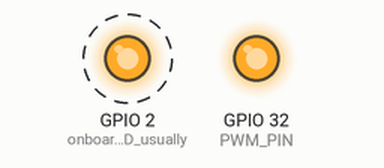
Recording of a sketch running on a simulated ESP32. Parts: output pins drawn as LEDs (lit = HIGH). Dashed ring = blinking. WiFi joins after 1.5 s; servers stay silent unless stated; not simulated (calls return 0 or success): ../secrets.h.

Above: at 1.86 s.
Timing chart, 0 to 4.7 s (numbered marks = the images above):
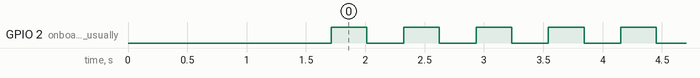

Measured:
- by itself, GPIO 2 (onboard_LED_usually): alternates HIGH for 0.30 s and LOW for 0.31 s

The sketch:

ota_led_pwm_test.ino
```cpp
#include <WiFi.h>
#include <ArduinoOTA.h>
#include "../secrets.h"

static const char* OTA_HOSTNAME = "esp32-plant-stand-test";
static const uint8_t PWM_PIN = 32;

void connectWiFi() {
	WiFi.mode(WIFI_STA);
	WiFi.begin(WIFI_SSID, WIFI_PASSWORD);

	// Serial.printf("[WiFi] Connecting to %s", WIFI_SSID);
	while (WiFi.status() != WL_CONNECTED) {
		delay(500);
		// Serial.print(".");
	}

	// Serial.println();
	// Serial.printf("[WiFi] Connected. IP: %s\n", WiFi.localIP().toString().c_str());
}

void setupOTA() {
	ArduinoOTA.setHostname(OTA_HOSTNAME);
	ArduinoOTA.setPassword(OTA_PASSWORD);

	// ArduinoOTA.onStart([]() {
		// Serial.println("[OTA] Update started");
	// });

	// ArduinoOTA.onEnd([]() {
		// Serial.println("\n[OTA] Update complete");
	// });

	// ArduinoOTA.onProgress([](unsigned int progress, unsigned int total) {
	// 	static unsigned int lastPercent = 101;
	// 	unsigned int percent = (progress * 100U) / total;
	// 	if (percent != lastPercent) {
	// 		Serial.printf("[OTA] Progress: %u%%\n", percent);
	// 		lastPercent = percent;
	// 	}
	// });

	// ArduinoOTA.onError([](ota_error_t error) {
	// 	Serial.printf("[OTA] Error[%u]\n", error);
	// });

	ArduinoOTA.begin();
	// Serial.println("[OTA] Ready");
}

void setup() {
	pinMode(PWM_PIN, OUTPUT);
	digitalWrite(PWM_PIN, HIGH);

	  pinMode(2, OUTPUT); // onboard LED usually

	//Serial.begin(115200);//
	delay(200);
	//Serial.println();
	//Serial.println("=== ESP32 Plant Stand OTA Pin-High Test ===");
	//Serial.printf("[GPIO] Pin %u forced HIGH\n", PWM_PIN);

	connectWiFi();
	setupOTA();
}

void loop() {
	if (digitalRead(PWM_PIN) == LOW) {
		digitalWrite(PWM_PIN, HIGH);
	}

	if (WiFi.status() != WL_CONNECTED) {
		connectWiFi();
	}

	ArduinoOTA.handle();
	delay(10);

	digitalWrite(2, HIGH);
  delay(300);
  digitalWrite(2, LOW);
  delay(300);
}
```
